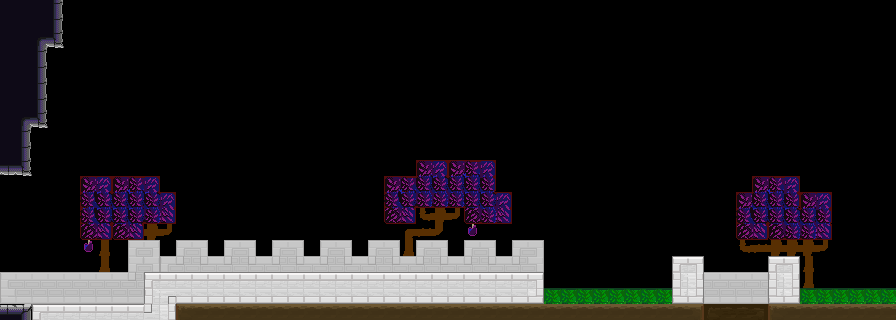

Below is a game level as drawn by its tile map, then a one-line description and the .tmx that defines it (tile-layer data replaced by summaries):
An orthogonal 56x20 tile map with 16x16 px tiles, 9 tile layers (bkg_far, bkg_close, onoff-defaulton(blue), onoff-defaultoff(blue), ...), 9 tilesets.

<map version="1.10" tiledversion="1.11.0" orientation="orthogonal" renderorder="right-down" width="56" height="20" tilewidth="16" tileheight="16" infinite="0" nextlayerid="11" nextobjectid="1">
 <tileset firstgid="1" source="../../jail_wall.tsx" />
 <tileset firstgid="65" source="../../jail_block.tsx" />
 <tileset firstgid="129" source="../../onoff_block.tsx" />
 <tileset firstgid="144" source="../3 - Old Tunnels/dirt_block.tsx" />
 <tileset firstgid="159" source="../../PlaceholderSprites.tsx" />
 <tileset firstgid="264" source="../3 - Old Tunnels/dirt_bkg.tsx" />
 <tileset firstgid="279" source="../../marble_block.tsx" />
 <tileset firstgid="294" source="../3 - Old Tunnels/marble_wall.tsx" />
 <tileset firstgid="309" source="../../decorative_props.tsx" />
 <layer id="4" name="bkg_far" width="56" height="20">
  <properties>
   <property name="unity:sortinglayer" value="Bkg_far" />
  </properties>
  <data>[1120 cells, 93 non-empty, 21 distinct tile ids]</data>
 </layer>
 <layer id="1" name="bkg_close" width="56" height="20">
  <properties>
   <property name="unity:sortinglayer" value="Bkg" />
  </properties>
  <data>[1120 cells, 112 non-empty, 13 distinct tile ids]</data>
 </layer>
 <layer id="6" name="onoff-defaulton(blue)" width="56" height="20">
  <properties>
   <property name="unity:layer" value="Ground" />
   <property name="unity:sortinglayer" value="Ground" />
   <property name="unity:tag" value="onoff-defaulton" />
  </properties>
  <data>[1120 cells, 0 non-empty, 0 distinct tile ids]</data>
 </layer>
 <layer id="7" name="onoff-defaultoff(blue)" width="56" height="20">
  <properties>
   <property name="unity:layer" value="Ground" />
   <property name="unity:sortinglayer" value="Ground" />
   <property name="unity:tag" value="onoff-defaultoff" />
  </properties>
  <data>[1120 cells, 0 non-empty, 0 distinct tile ids]</data>
 </layer>
 <layer id="9" name="onoff2-defaulton(purple)" width="56" height="20">
  <properties>
   <property name="unity:layer" value="Ground" />
   <property name="unity:sortinglayer" value="Ground" />
   <property name="unity:tag" value="onoff2-defaulton" />
  </properties>
  <data>[1120 cells, 0 non-empty, 0 distinct tile ids]</data>
 </layer>
 <layer id="8" name="onoff2-defaultoff(purple)" width="56" height="20">
  <properties>
   <property name="unity:layer" value="Ground" />
   <property name="unity:sortinglayer" value="Ground" />
   <property name="unity:tag" value="onoff2-defaultoff" />
  </properties>
  <data>[1120 cells, 0 non-empty, 0 distinct tile ids]</data>
 </layer>
 <layer id="2" name="ground" width="56" height="20">
  <properties>
   <property name="unity:layer" value="Ground" />
   <property name="unity:sortinglayer" value="Ground" />
  </properties>
  <data>[1120 cells, 161 non-empty, 21 distinct tile ids]</data>
 </layer>
 <layer id="10" name="annotations (for game objects)" width="56" height="20">
  <data>[1120 cells, 0 non-empty, 0 distinct tile ids]</data>
 </layer>
 <layer id="3" name="foreground" width="56" height="20">
  <properties>
   <property name="unity:sortinglayer" value="Foreground" />
  </properties>
  <data>[1120 cells, 0 non-empty, 0 distinct tile ids]</data>
 </layer>
</map>
